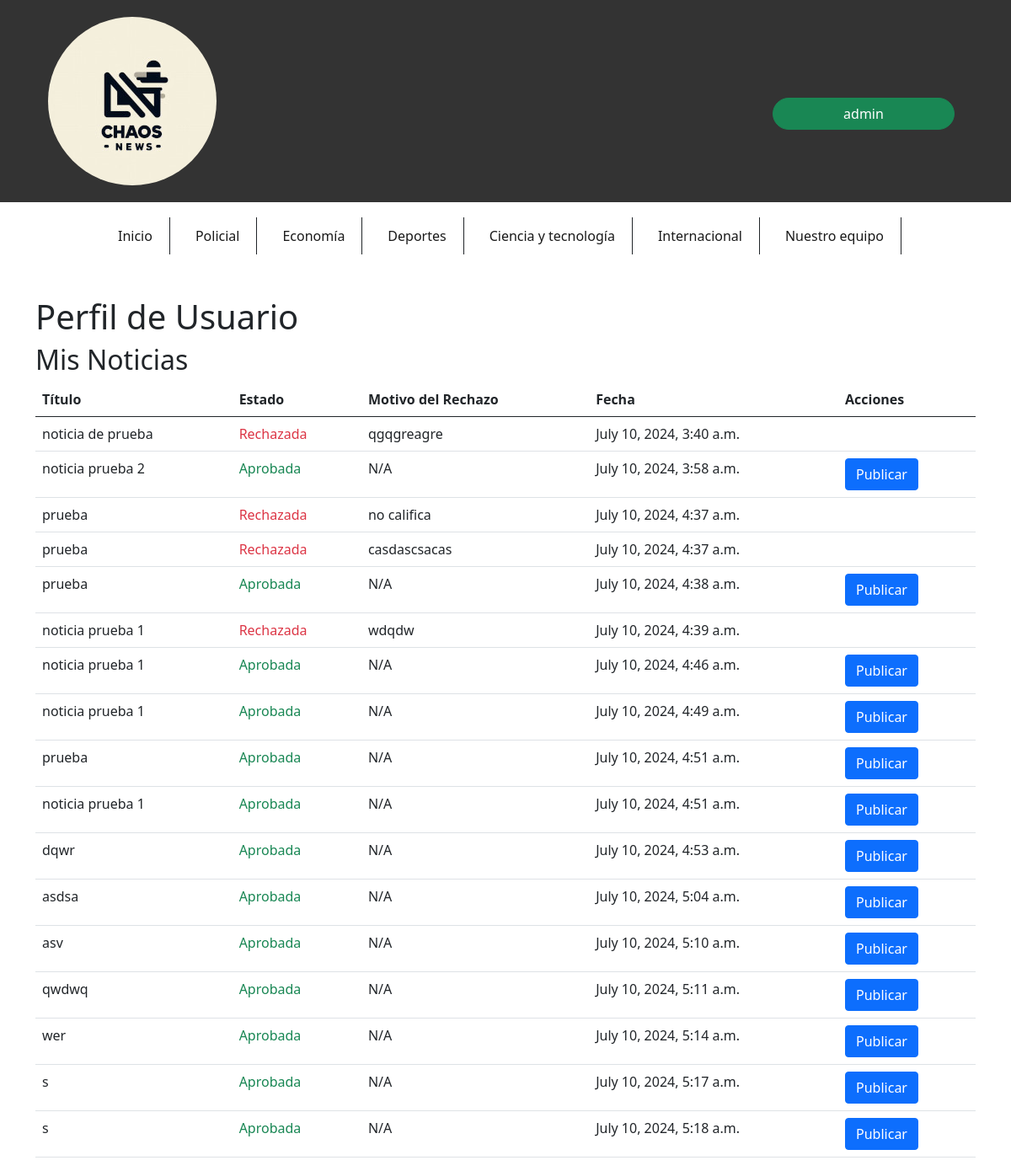
Page /subir_noticias/perfil/ (signed in) on the committed database.
### subir_noticias/models.py (models this page shows, shortened)
class Noticia(models.Model):
    CATEGORIAS = [
        ('----', '---'),
        ('policial', 'Policial'),
        ('economia', 'Economía'),
        ('deportes', 'Deportes'),
        ('ciencia_tecnologia', 'Ciencia y Tecnología'),
        ('internacional', 'Internacional'),
    ]
    titulo = models.CharField(max_length=200)
    contenido = models.TextField()
    ubicacion = models.CharField(max_length=100)
    categoria = models.CharField(max_length=50)
    autor = models.ForeignKey(User, on_delete=models.CASCADE)
    fecha_publicacion = models.DateTimeField(auto_now_add=True)
    aprobada = models.BooleanField(default=False)
    rechazada = models.BooleanField(default=False)
    motivo_rechazo = models.TextField(blank=True, null=True)
    publicada = models.BooleanField(default=False)  # Añadir este campo

### subir_noticias/views.py (the view)
# urls.py: path('perfil/', perfil_usuario, name='perfil_usuario'),
@login_required
def perfil_usuario(request):
    noticias = Noticia.objects.filter(autor=request.user)
    return render(request, 'subir_noticias/perfil_usuario.html', {'noticias': noticias})

### subir_noticias/templates/subir_noticias/perfil_usuario.html (shortened to what this page needs)
{% load static %}
<!DOCTYPE html>
<html lang="en">
<head>
    <link rel="stylesheet" href="{% static 'css/estiloCenter.css' %}">
    <link rel="stylesheet" href="{% static 'css/estiloindex.css' %}">
    <link href="https://cdn.jsdelivr.net/npm/bootstrap@5.0.2/dist/css/bootstrap.min.css" rel="stylesheet">
</head>
<body>
    <header class="container-fluid">
        <article class="row align-items-center">
            <section id="logo" class="col-9 col-sm text-center text-lg-start">
                <a href="{% url 'index' %}">
                    <img src="{% static 'img/Logo.jpg' %}" alt="Logo" id="imgLogo" class="img-fluid">
                </a>
            </section>
            <section id="log_in" class="col-3 col-sm mt-auto">
                <div id="divUsuario">
                    <button type="button" id="boton" class="btn btn-success rounded-pill">
                        {{ user }}
                    </button>
                </div>
            </section>
        </article>
    </header>
    <nav class="navbar navbar-expand-lg navbar-light" style="background-color: #ffffff;">
        <div class="container-md">
            <div class="collapse navbar-collapse" id="navbarCollapse">
                <ul id="nav" class="navbar-nav mb-2 mn-lg-0 mx-auto">
                    <li class="border-end border-dark nav-item navbar-text">
                        <a href="{% url 'index' %}" class="text-decoration-none">Inicio</a>
                    </li>
                    <li class="border-end border-dark nav-item navbar-text"><a href="#" class="text-decoration-none">Policial</a></li>
                    <li class="border-end border-dark nav-item navbar-text"><a href="#" class="text-decoration-none">Economía</a></li>
                    <li class="border-end border-dark nav-item navbar-text"><a href="#" class="text-decoration-none">Deportes</a></li>
                    <li class="border-end border-dark nav-item navbar-text"><a href="{% url 'noticias_ciencia_tecnologia' %}" class="text-decoration-none">Ciencia y tecnología</a></li>
                    <li class="border-end border-dark nav-item navbar-text"><a href="{% url 'noticias_internacionales' %}" class="text-decoration-none">Internacional</a></li>
                    <li class="border-end border-dark nav-item navbar-text"><a href="{% url 'periodistas' %}" class="text-decoration-none">Nuestro equipo</a></li>
                </ul>
            </div>
        </div>
    </nav>
    <main class="container mt-4">
        <h1>Perfil de Usuario</h1>
        <h2>Mis Noticias</h2>
        <table class="table">
            <thead>
                <tr>
                    <th>Título</th>
                    <th>Estado</th>
                    <th>Motivo del Rechazo</th>
                    <th>Fecha</th>
                    <th>Acciones</th>
                </tr>
            </thead>
            <tbody>
                {% for noticia in noticias %}
                <tr>
                    <td>{{ noticia.titulo }}</td>
                    <td>
                        {% if noticia.aprobada %}
                            <span class="text-success">Aprobada</span>
                        {% elif noticia.rechazada %}
                            <span class="text-danger">Rechazada</span>
                        {% else %}
                            <span class="text-warning">Pendiente</span>
                        {% endif %}
                    </td>
                    <td>{% if noticia.rechazada %}{{ noticia.motivo_rechazo }}{% else %}N/A{% endif %}</td>
                    <td>{{ noticia.fecha_publicacion }}</td>
                    <td>
                        {% if noticia.aprobada %}
                            <a href="{% url 'ver_noticia_publicada' noticia.id %}" class="btn btn-primary">Publicar</a>
                        {% endif %}
                    </td>
                </tr>
                {% endfor %}
            </tbody>
        </table>
    </main>
</body>
</html>

### rows in the picture
Noticia: titulo "noticia de prueba", aprobada "Rechazada", motivo_rechazo "qgqgreagre", fecha_publicacion "July 10, 2024, 3:40 a.m."
Noticia: titulo "noticia prueba 2", aprobada "Aprobada", rechazada "N/A", fecha_publicacion "July 10, 2024, 3:58 a.m."
Noticia: titulo "prueba", aprobada "Rechazada", motivo_rechazo "no califica", fecha_publicacion "July 10, 2024, 4:37 a.m."
Noticia: titulo "prueba", aprobada "Rechazada", motivo_rechazo "casdascsacas", fecha_publicacion "July 10, 2024, 4:37 a.m."
Noticia: titulo "prueba", aprobada "Aprobada", rechazada "N/A", fecha_publicacion "July 10, 2024, 4:38 a.m."
Noticia: titulo "noticia prueba 1", aprobada "Rechazada", motivo_rechazo "wdqdw", fecha_publicacion "July 10, 2024, 4:39 a.m."
Noticia: titulo "noticia prueba 1", aprobada "Aprobada", rechazada "N/A", fecha_publicacion "July 10, 2024, 4:46 a.m."
Noticia: titulo "noticia prueba 1", aprobada "Aprobada", rechazada "N/A", fecha_publicacion "July 10, 2024, 4:49 a.m."
Noticia: titulo "prueba", aprobada "Aprobada", rechazada "N/A", fecha_publicacion "July 10, 2024, 4:51 a.m."
Noticia: titulo "noticia prueba 1", aprobada "Aprobada", rechazada "N/A", fecha_publicacion "July 10, 2024, 4:51 a.m."
Noticia: titulo "dqwr", aprobada "Aprobada", rechazada "N/A", fecha_publicacion "July 10, 2024, 4:53 a.m."
Noticia: titulo "asdsa", aprobada "Aprobada", rechazada "N/A", fecha_publicacion "July 10, 2024, 5:04 a.m."
Noticia: titulo "asv", aprobada "Aprobada", rechazada "N/A", fecha_publicacion "July 10, 2024, 5:10 a.m."
Noticia: titulo "qwdwq", aprobada "Aprobada", rechazada "N/A", fecha_publicacion "July 10, 2024, 5:11 a.m."
Noticia: titulo "wer", aprobada "Aprobada", rechazada "N/A", fecha_publicacion "July 10, 2024, 5:14 a.m."
Noticia: titulo "s", aprobada "Aprobada", rechazada "N/A", fecha_publicacion "July 10, 2024, 5:17 a.m."
Noticia: titulo "s", aprobada "Aprobada", rechazada "N/A", fecha_publicacion "July 10, 2024, 5:18 a.m."

### other values in the picture
{{ user }} "admin"
